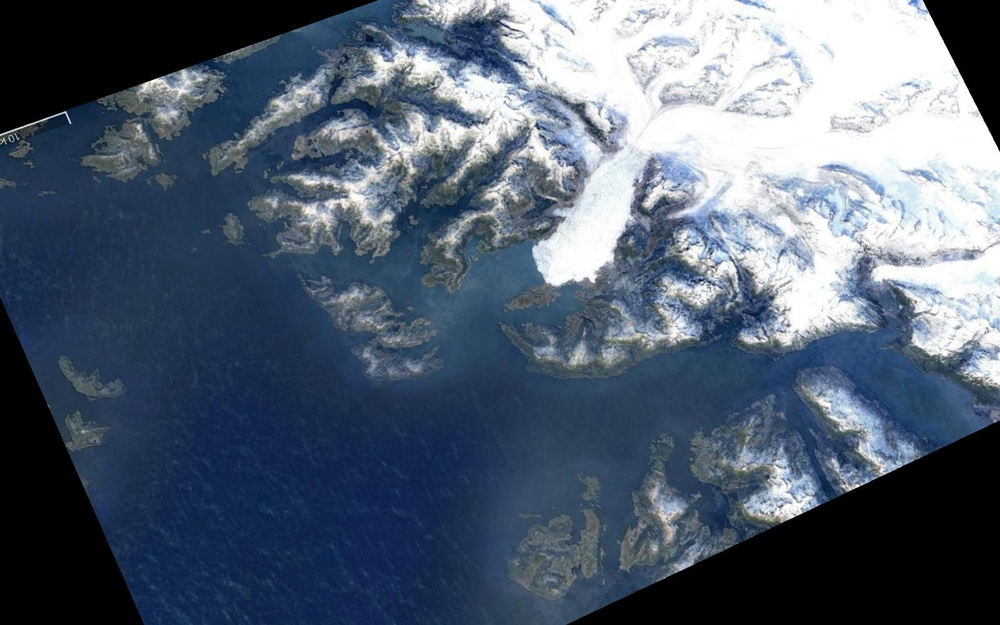
%> input picture Columbia Glacier1.jpg, 1000 x 625 px, shrunk from 1600 x 1000 before the run
$ octave --eval "result = adaptive_segmentImage(rgb2gray(imread('Columbia Glacier1.jpg')));"   (GNU Octave 9; MATLAB toolbox functions it lacks are replaced by stand-ins)
%> lines starting %> are read from the running program, lines starting %| are printed output that depends on the picture; in (x1, y1, x2, y2) boxes, pixels count from 0 and x2, y2 are one past the last pixel; in counts of white or black regions, pixels touching at a corner belong together; the program's own positions count from 1
function [BW,maskedImage] = adaptive_segmentImage(X)
%segmentImage Segment image using auto-generated code from imageSegmenter app
%  [BW,MASKEDIMAGE] = segmentImage(X) segments image X using auto-generated
%  code from the imageSegmenter app. The final segmentation is returned in
%  BW, and a masked image is returned in MASKEDIMAGE.

% Auto-generated by imageSegmenter app on 17-Jun-2021
%----------------------------------------------------


% Adjust data to span data range.
X = imadjust(X);
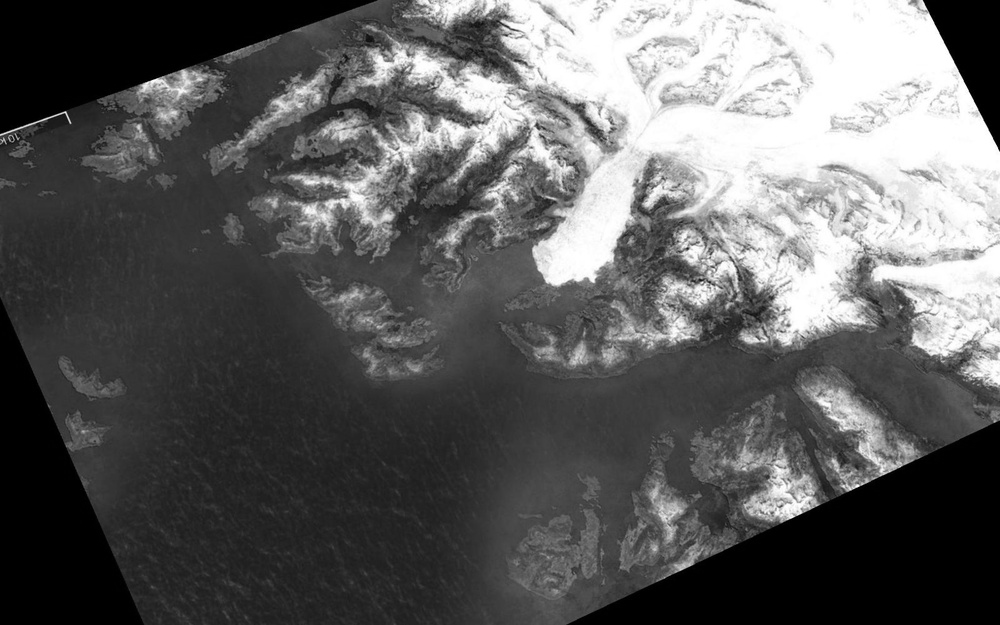
%> X: size 625x1000 uint8; min 0, max 255, mean 94.5

% Threshold image - adaptive threshold
BW = imbinarize(X, 'adaptive', 'Sensitivity', 0.720000, 'ForegroundPolarity', 'dark');
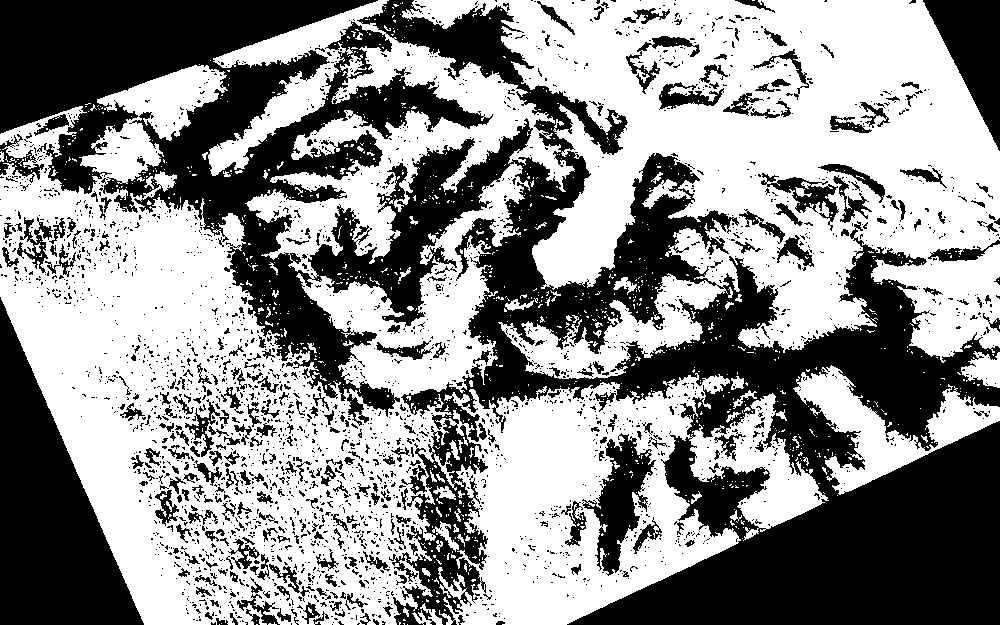
%> BW: size 625x1000 logical; 55.9% white; 2750 black regions (2431 under 20 px), largest, box (x1, y1, x2, y2) and area: (0, 0, 1000, 625) 204846, (0, 297, 144, 625) 23652, (923, 0, 1000, 151) 5881

% Clear borders
BW = imclearborder(BW);
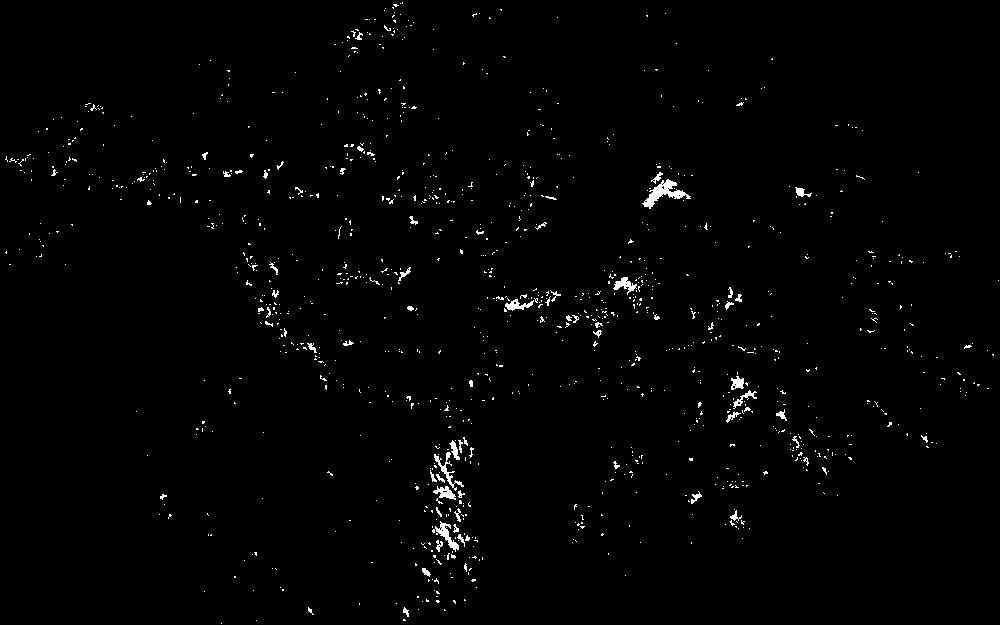
%> BW: size 625x1000 logical; 1.1% white in thin lines or dots

% Fill holes
BW = imfill(BW, 'holes');
%> BW: size 625x1000 logical; 1.2% white in thin lines or dots

% Create masked image.
maskedImage = X;
maskedImage(~BW) = 0;
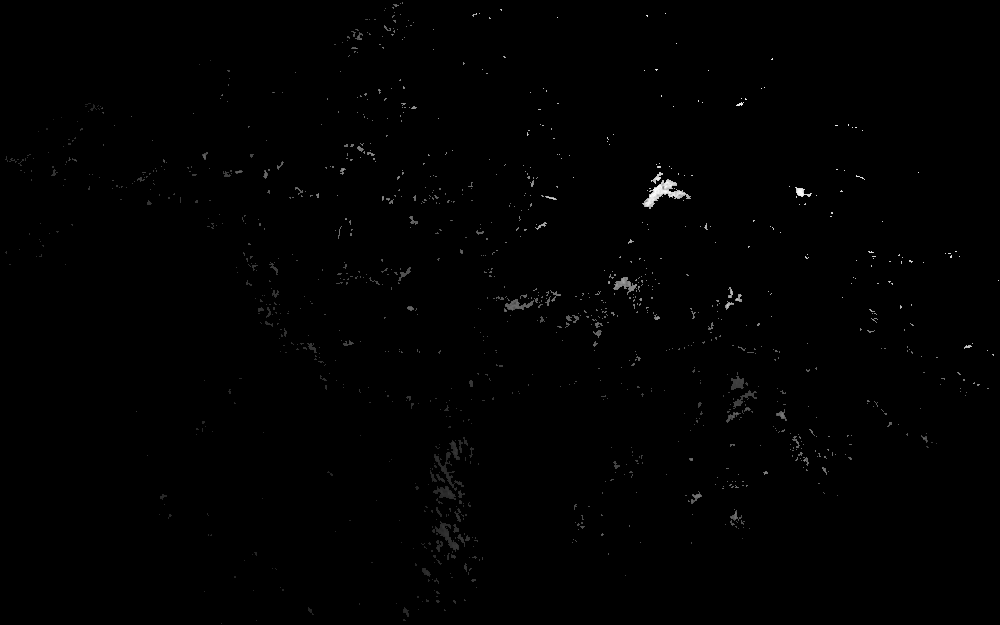
%> maskedImage: size 625x1000 uint8; min 0, max 254, mean 1.1
end

$ run again, on Columbia Glacier10.jpg
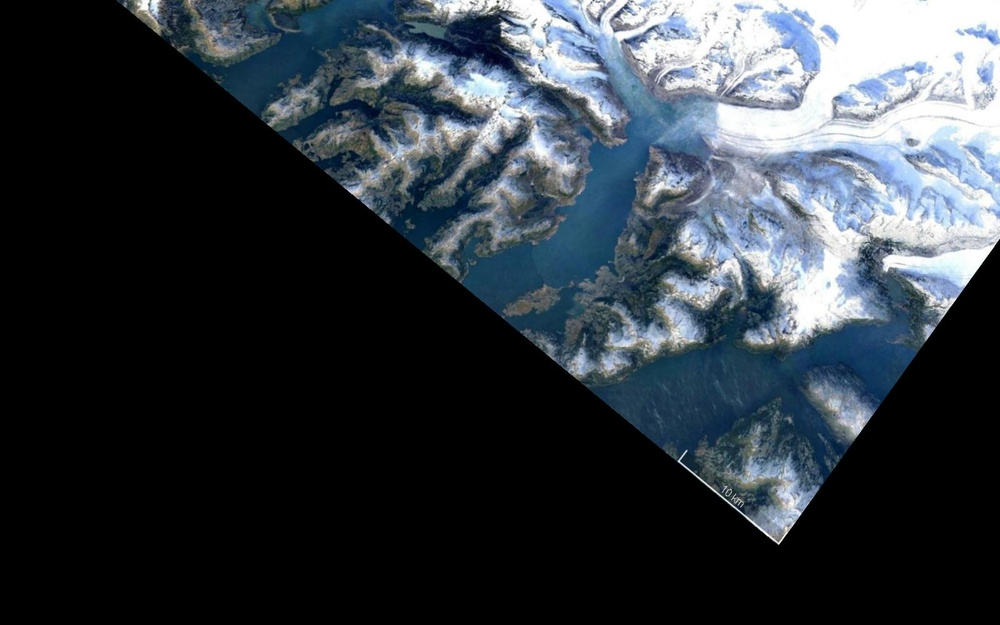
%> input picture Columbia Glacier10.jpg, 1000 x 625 px, shrunk from 1600 x 1000 before the run
%> in adaptive_segmentImage, `BW = imbinarize(X, 'adaptive', 'Sensitivity', 0.720000, 'ForegroundPol..`:
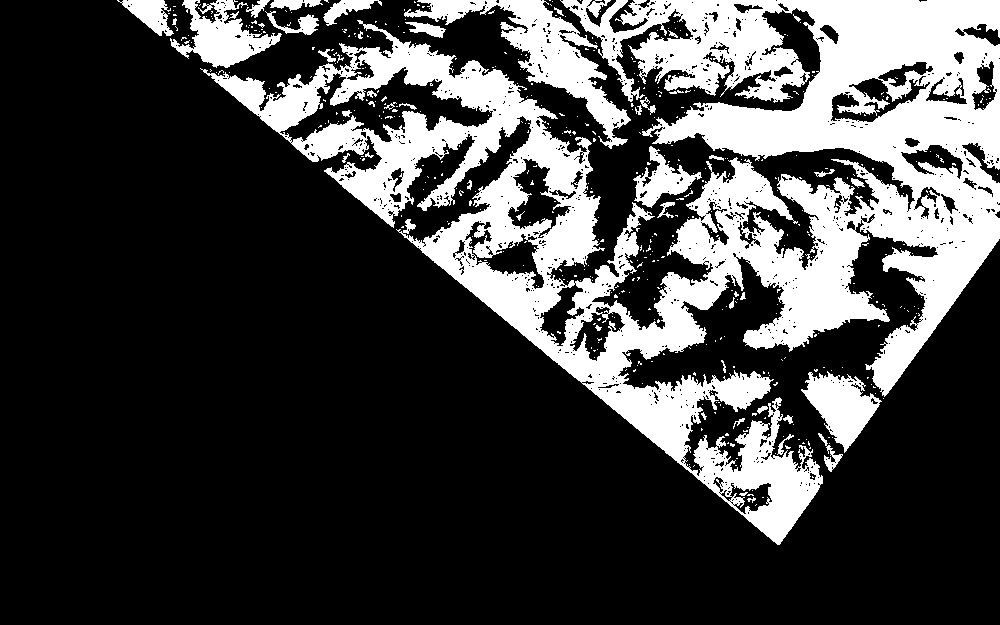
%> BW: size 625x1000 logical; 25.9% white; 485 white regions (438 under 20 px), largest, box (x1, y1, x2, y2) and area: (200, 0, 1000, 545) 139851, (404, 0, 631, 149) 7703, (170, 0, 282, 68) 3441
%> in adaptive_segmentImage, `maskedImage(~BW) = 0;`:
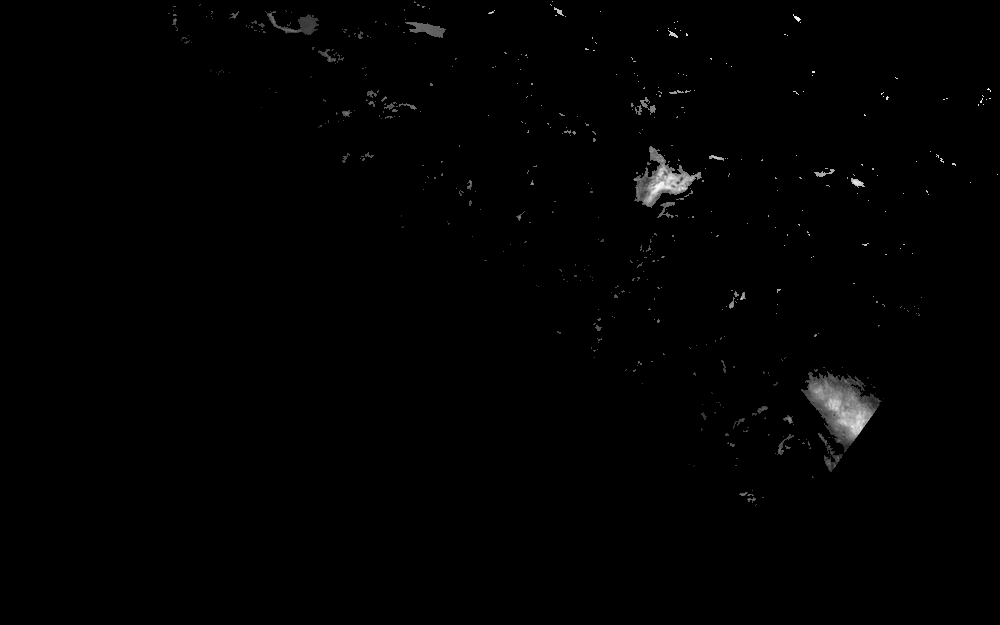
%> maskedImage: size 625x1000 uint8; min 0, max 255, mean 1.6

$ run again, on Columbia Glacier11.jpg
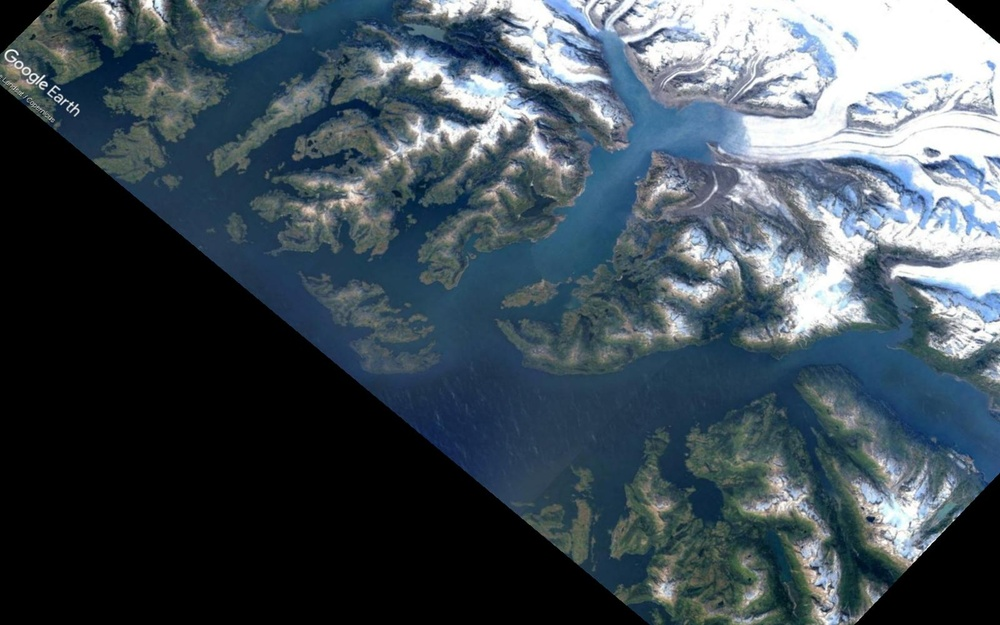
%> input picture Columbia Glacier11.jpg, 1000 x 625 px, shrunk from 1600 x 1000 before the run
%> in adaptive_segmentImage, `BW = imbinarize(X, 'adaptive', 'Sensitivity', 0.720000, 'ForegroundPol..`:
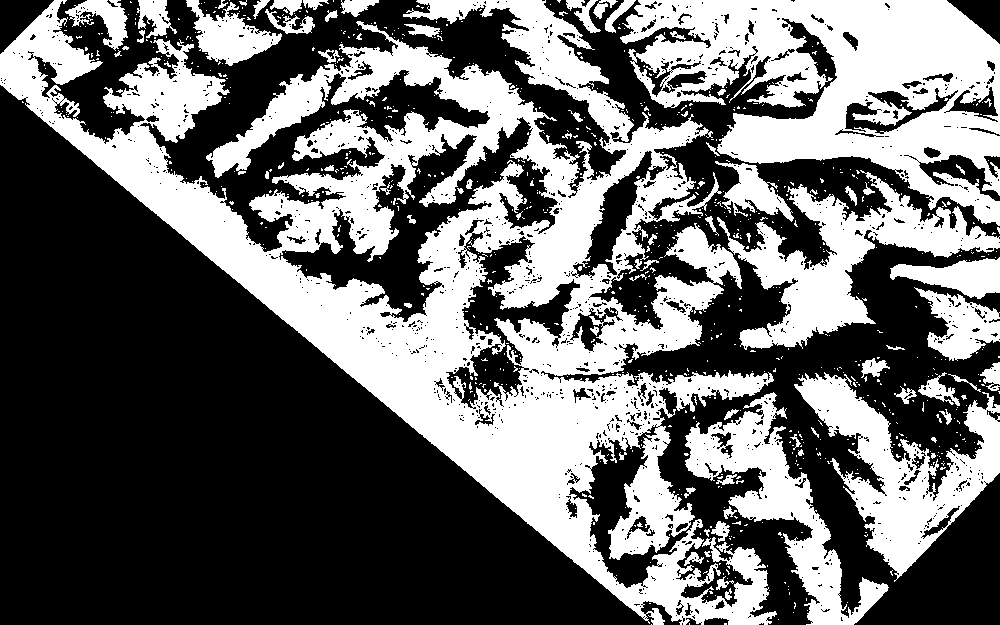
%> BW: size 625x1000 logical; 41% white; 820 white regions (739 under 20 px), largest, box (x1, y1, x2, y2) and area: (0, 0, 777, 625) 146622, (620, 0, 1000, 226) 45091, (717, 170, 1000, 350) 15528
%> in adaptive_segmentImage, `maskedImage(~BW) = 0;`:
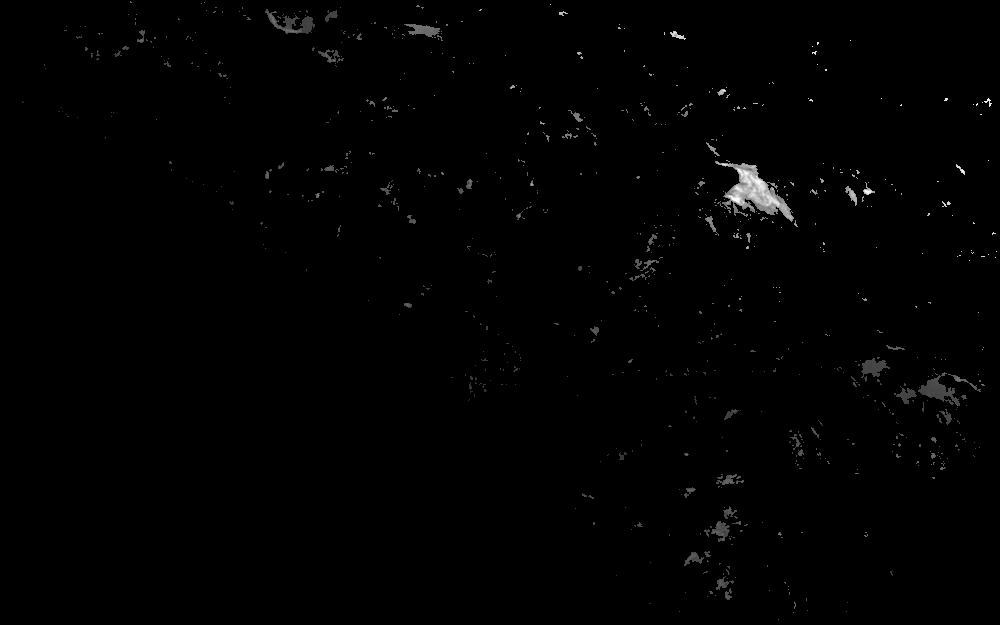
%> maskedImage: size 625x1000 uint8; min 0, max 254, mean 1.6

$ run again, on Columbia Glacier2.jpg
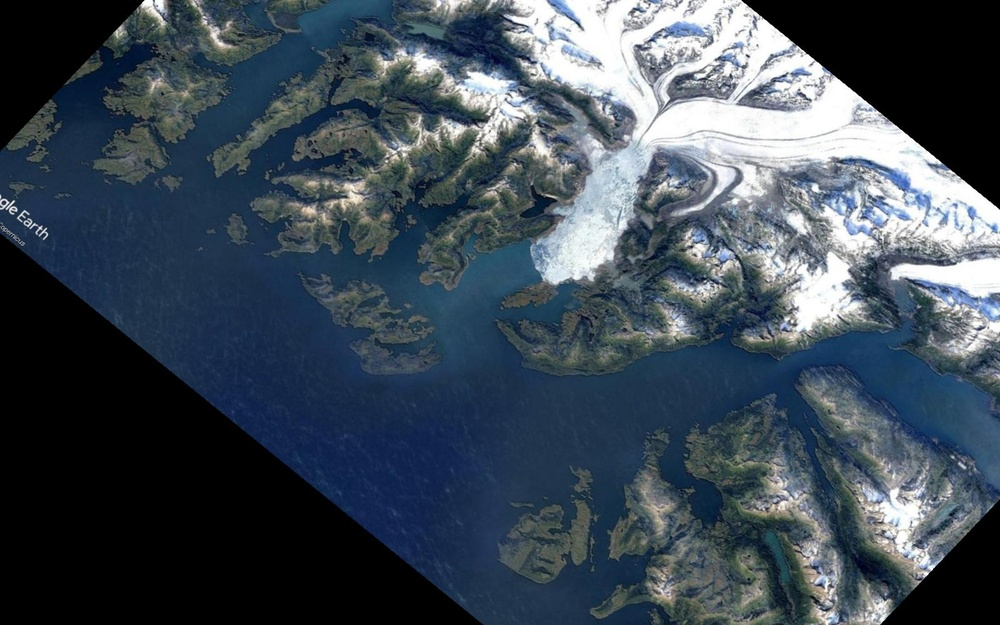
%> input picture Columbia Glacier2.jpg, 1000 x 625 px, shrunk from 1600 x 1000 before the run
%> in adaptive_segmentImage, `BW = imbinarize(X, 'adaptive', 'Sensitivity', 0.720000, 'ForegroundPol..`:
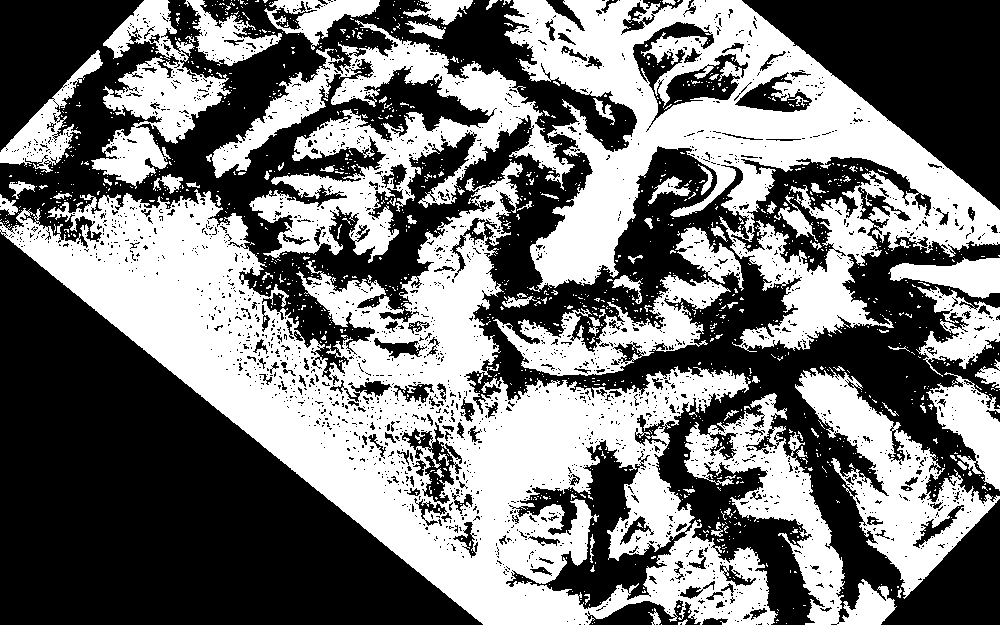
%> BW: size 625x1000 logical; 46.4% white; 1379 white regions (1294 under 20 px), largest, box (x1, y1, x2, y2) and area: (0, 161, 778, 625) 121336, (504, 0, 1000, 352) 66063, (206, 20, 575, 263) 26404
%> in adaptive_segmentImage, `maskedImage(~BW) = 0;`:
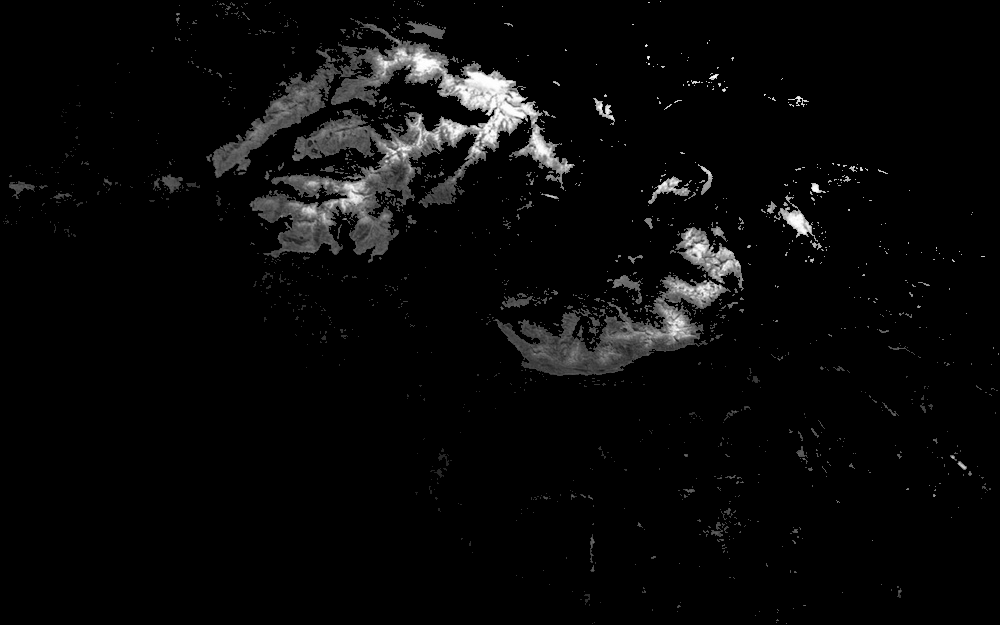
%> maskedImage: size 625x1000 uint8; min 0, max 255, mean 8.7
